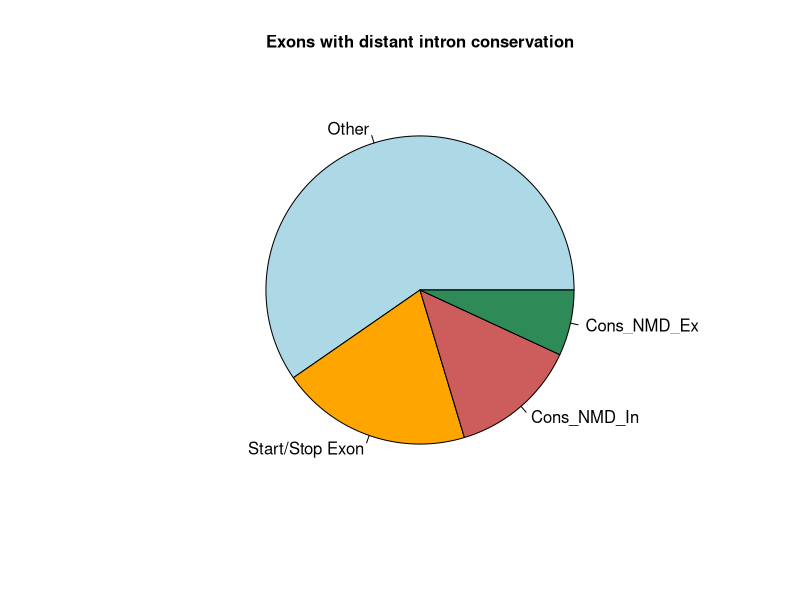

The R script that drew this image:
slices <- c((2364-473-89-160-227-2-3), 473, (89+227+2), (160+3))
lbls <- c("Other", "Start/Stop Exon", "Cons_NMD_In", "Cons_NMD_Ex")
pct <- round(slices/sum(slices)*100, 1)
#lbls <- paste(lbls, pct) # add percents to labels
#lbls <- paste(lbls,"%",sep="") # ad % to labels
cols = c('lightblue', 'orange', "indianred", "seagreen")
pie(slices,labels = lbls, col=cols,#rainbow(length(lbls)),
    main="Exons with distant intron conservation", cex.main = 1)#, font.family='Arial')+